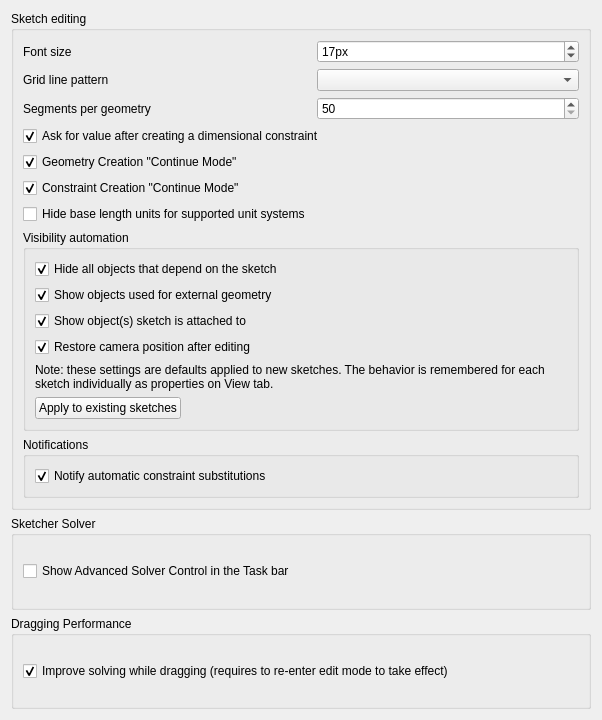
<?xml version="1.0" encoding="UTF-8"?>
<ui version="4.0">
 <class>SketcherGui::SketcherSettings</class>
 <widget class="QWidget" name="SketcherGui::SketcherSettings">
  <property name="geometry">
   <rect>
    <x>0</x>
    <y>0</y>
    <width>602</width>
    <height>720</height>
   </rect>
  </property>
  <property name="windowTitle">
   <string>General</string>
  </property>
  <layout class="QGridLayout" name="gridLayout_3">
   <item row="0" column="0">
    <widget class="QGroupBox" name="groupBox">
     <property name="title">
      <string>Sketch editing</string>
     </property>
     <layout class="QGridLayout" name="gridLayout">
      <item row="8" column="0" colspan="2">
       <widget class="QGroupBox" name="groupBox_5">
        <property name="enabled">
         <bool>true</bool>
        </property>
        <property name="sizePolicy">
         <sizepolicy hsizetype="Expanding" vsizetype="Minimum">
          <horstretch>0</horstretch>
          <verstretch>0</verstretch>
         </sizepolicy>
        </property>
        <property name="minimumSize">
         <size>
          <width>0</width>
          <height>0</height>
         </size>
        </property>
        <property name="maximumSize">
         <size>
          <width>16777215</width>
          <height>16777215</height>
         </size>
        </property>
        <property name="baseSize">
         <size>
          <width>0</width>
          <height>0</height>
         </size>
        </property>
        <property name="title">
         <string>Notifications</string>
        </property>
        <layout class="QVBoxLayout" name="verticalLayout_22">
         <item>
          <widget class="Gui::PrefCheckBox" name="checkBoxNotifyConstraintSubstitutions">
           <property name="toolTip">
            <string>Notify automatic constraint substitutions</string>
           </property>
           <property name="text">
            <string>Notify automatic constraint substitutions</string>
           </property>
           <property name="checked">
            <bool>true</bool>
           </property>
           <property name="prefEntry" stdset="0">
            <cstring>NotifyConstraintSubstitutions</cstring>
           </property>
           <property name="prefPath" stdset="0">
            <cstring>Mod/Sketcher/General</cstring>
           </property>
          </widget>
         </item>
        </layout>
       </widget>
      </item>
      <item row="0" column="0">
       <widget class="QLabel" name="label_6">
        <property name="minimumSize">
         <size>
          <width>182</width>
          <height>0</height>
         </size>
        </property>
        <property name="text">
         <string>Font size</string>
        </property>
       </widget>
      </item>
      <item row="0" column="1">
       <widget class="Gui::PrefSpinBox" name="EditSketcherFontSize">
        <property name="suffix">
         <string>px</string>
        </property>
        <property name="minimum">
         <number>1</number>
        </property>
        <property name="maximum">
         <number>100</number>
        </property>
        <property name="value">
         <number>17</number>
        </property>
        <property name="prefEntry" stdset="0">
         <cstring>EditSketcherFontSize</cstring>
        </property>
        <property name="prefPath" stdset="0">
         <cstring>View</cstring>
        </property>
       </widget>
      </item>
      <item row="1" column="1">
       <widget class="QComboBox" name="comboBox">
        <property name="currentIndex">
         <number>-1</number>
        </property>
       </widget>
      </item>
      <item row="3" column="0" colspan="2">
       <widget class="Gui::PrefCheckBox" name="dialogOnDistanceConstraint">
        <property name="text">
         <string>Ask for value after creating a dimensional constraint</string>
        </property>
        <property name="checked">
         <bool>true</bool>
        </property>
        <property name="prefEntry" stdset="0">
         <cstring>ShowDialogOnDistanceConstraint</cstring>
        </property>
        <property name="prefPath" stdset="0">
         <cstring>Mod/Sketcher</cstring>
        </property>
       </widget>
      </item>
      <item row="1" column="0">
       <widget class="QLabel" name="label_7">
        <property name="text">
         <string>Grid line pattern</string>
        </property>
       </widget>
      </item>
      <item row="4" column="0" colspan="2">
       <widget class="Gui::PrefCheckBox" name="continueMode">
        <property name="text">
         <string>Geometry Creation &quot;Continue Mode&quot;</string>
        </property>
        <property name="checked">
         <bool>true</bool>
        </property>
        <property name="prefEntry" stdset="0">
         <cstring>ContinuousCreationMode</cstring>
        </property>
        <property name="prefPath" stdset="0">
         <cstring>Mod/Sketcher</cstring>
        </property>
       </widget>
      </item>
      <item row="5" column="0" colspan="2">
       <widget class="Gui::PrefCheckBox" name="constraintMode">
        <property name="text">
         <string>Constraint Creation &quot;Continue Mode&quot;</string>
        </property>
        <property name="checked">
         <bool>true</bool>
        </property>
        <property name="prefEntry" stdset="0">
         <cstring>ContinuousConstraintMode</cstring>
        </property>
        <property name="prefPath" stdset="0">
         <cstring>Mod/Sketcher</cstring>
        </property>
       </widget>
      </item>
      <item row="7" column="0" colspan="2">
       <widget class="QGroupBox" name="groupBox_3">
        <property name="enabled">
         <bool>true</bool>
        </property>
        <property name="sizePolicy">
         <sizepolicy hsizetype="Expanding" vsizetype="Minimum">
          <horstretch>0</horstretch>
          <verstretch>0</verstretch>
         </sizepolicy>
        </property>
        <property name="minimumSize">
         <size>
          <width>0</width>
          <height>0</height>
         </size>
        </property>
        <property name="maximumSize">
         <size>
          <width>16777215</width>
          <height>16777215</height>
         </size>
        </property>
        <property name="baseSize">
         <size>
          <width>0</width>
          <height>0</height>
         </size>
        </property>
        <property name="title">
         <string>Visibility automation</string>
        </property>
        <layout class="QVBoxLayout" name="verticalLayout_2">
         <item>
          <widget class="Gui::PrefCheckBox" name="checkBoxTVHideDependent">
           <property name="toolTip">
            <string>When opening sketch, hide all features that depend on it.</string>
           </property>
           <property name="text">
            <string>Hide all objects that depend on the sketch</string>
           </property>
           <property name="checked">
            <bool>true</bool>
           </property>
           <property name="prefEntry" stdset="0">
            <cstring>HideDependent</cstring>
           </property>
           <property name="prefPath" stdset="0">
            <cstring>Mod/Sketcher/General</cstring>
           </property>
          </widget>
         </item>
         <item>
          <widget class="Gui::PrefCheckBox" name="checkBoxTVShowLinks">
           <property name="toolTip">
            <string>When opening sketch, show sources for external geometry links.</string>
           </property>
           <property name="text">
            <string>Show objects used for external geometry</string>
           </property>
           <property name="checked">
            <bool>true</bool>
           </property>
           <property name="prefEntry" stdset="0">
            <cstring>ShowLinks</cstring>
           </property>
           <property name="prefPath" stdset="0">
            <cstring>Mod/Sketcher/General</cstring>
           </property>
          </widget>
         </item>
         <item>
          <widget class="Gui::PrefCheckBox" name="checkBoxTVShowSupport">
           <property name="toolTip">
            <string>When opening sketch, show objects the sketch is attached to.</string>
           </property>
           <property name="text">
            <string>Show object(s) sketch is attached to</string>
           </property>
           <property name="checked">
            <bool>true</bool>
           </property>
           <property name="prefEntry" stdset="0">
            <cstring>ShowSupport</cstring>
           </property>
           <property name="prefPath" stdset="0">
            <cstring>Mod/Sketcher/General</cstring>
           </property>
          </widget>
         </item>
         <item>
          <widget class="Gui::PrefCheckBox" name="checkBoxTVRestoreCamera">
           <property name="toolTip">
            <string>When closing sketch, move camera back to where it was before sketch was opened.</string>
           </property>
           <property name="text">
            <string>Restore camera position after editing</string>
           </property>
           <property name="checked">
            <bool>true</bool>
           </property>
           <property name="prefEntry" stdset="0">
            <cstring>RestoreCamera</cstring>
           </property>
           <property name="prefPath" stdset="0">
            <cstring>Mod/Sketcher/General</cstring>
           </property>
          </widget>
         </item>
         <item>
          <widget class="QLabel" name="label_9">
           <property name="sizePolicy">
            <sizepolicy hsizetype="Preferred" vsizetype="Preferred">
             <horstretch>0</horstretch>
             <verstretch>0</verstretch>
            </sizepolicy>
           </property>
           <property name="text">
            <string>Note: these settings are defaults applied to new sketches. The behavior is remembered for each sketch individually as properties on View tab.</string>
           </property>
           <property name="alignment">
            <set>Qt::AlignBottom|Qt::AlignLeading|Qt::AlignLeft</set>
           </property>
           <property name="wordWrap">
            <bool>true</bool>
           </property>
          </widget>
         </item>
         <item>
          <widget class="QPushButton" name="btnTVApply">
           <property name="sizePolicy">
            <sizepolicy hsizetype="Fixed" vsizetype="Fixed">
             <horstretch>0</horstretch>
             <verstretch>0</verstretch>
            </sizepolicy>
           </property>
           <property name="toolTip">
            <string>Apply current smart visibility to all sketches in open documents (update properties to match).</string>
           </property>
           <property name="text">
            <string>Apply to existing sketches</string>
           </property>
          </widget>
         </item>
        </layout>
       </widget>
      </item>
      <item row="2" column="0">
       <widget class="QLabel" name="label_10">
        <property name="text">
         <string>Segments per geometry</string>
        </property>
       </widget>
      </item>
      <item row="2" column="1">
       <widget class="Gui::PrefSpinBox" name="SegmentsPerGeometry">
        <property name="minimum">
         <number>50</number>
        </property>
        <property name="maximum">
         <number>1000</number>
        </property>
        <property name="prefEntry" stdset="0">
         <cstring>SegmentsPerGeometry</cstring>
        </property>
        <property name="prefPath" stdset="0">
         <cstring>View</cstring>
        </property>
       </widget>
      </item>
      <item row="6" column="0">
       <widget class="Gui::PrefCheckBox" name="checkBoxHideUnits">
        <property name="toolTip">
         <string>Do not show base length units in sketches. Supports all unit systems except US Customary and Building US/Euro.</string>
        </property>
        <property name="text">
         <string>Hide base length units for supported unit systems</string>
        </property>
        <property name="prefEntry" stdset="0">
         <cstring>HideUnits</cstring>
        </property>
        <property name="prefPath" stdset="0">
         <cstring>Mod/Sketcher</cstring>
        </property>
       </widget>
      </item>
     </layout>
    </widget>
   </item>
   <item row="2" column="0">
    <widget class="QGroupBox" name="groupBox_2">
     <property name="title">
      <string>Sketcher Solver</string>
     </property>
     <layout class="QGridLayout" name="gridLayout_4">
      <item row="0" column="0">
       <widget class="Gui::PrefCheckBox" name="checkBoxAdvancedSolverTaskBox">
        <property name="text">
         <string>Show Advanced Solver Control in the Task bar</string>
        </property>
        <property name="prefEntry" stdset="0">
         <cstring>ShowSolverAdvancedWidget</cstring>
        </property>
        <property name="prefPath" stdset="0">
         <cstring>Mod/Sketcher</cstring>
        </property>
       </widget>
      </item>
     </layout>
    </widget>
   </item>
   <item row="3" column="0">
    <widget class="QGroupBox" name="groupBox_4">
     <property name="title">
      <string>Dragging Performance</string>
     </property>
     <layout class="QGridLayout" name="gridLayout_5" rowstretch="0,0" columnstretch="0,0">
      <item row="1" column="0" colspan="2">
       <widget class="Gui::PrefCheckBox" name="checkBoxRecalculateInitialSolutionWhileDragging">
        <property name="text">
         <string>Improve solving while dragging (requires to re-enter edit mode to take effect)</string>
        </property>
        <property name="checked">
         <bool>true</bool>
        </property>
        <property name="prefEntry" stdset="0">
         <cstring>RecalculateInitialSolutionWhileDragging</cstring>
        </property>
        <property name="prefPath" stdset="0">
         <cstring>Mod/Sketcher</cstring>
        </property>
       </widget>
      </item>
     </layout>
    </widget>
   </item>
  </layout>
 </widget>
 <customwidgets>
  <customwidget>
   <class>Gui::PrefSpinBox</class>
   <extends>QSpinBox</extends>
   <header>Gui/PrefWidgets.h</header>
  </customwidget>
  <customwidget>
   <class>Gui::PrefCheckBox</class>
   <extends>QCheckBox</extends>
   <header>Gui/PrefWidgets.h</header>
  </customwidget>
 </customwidgets>
 <tabstops>
  <tabstop>EditSketcherFontSize</tabstop>
  <tabstop>comboBox</tabstop>
  <tabstop>dialogOnDistanceConstraint</tabstop>
  <tabstop>continueMode</tabstop>
  <tabstop>checkBoxTVHideDependent</tabstop>
  <tabstop>checkBoxTVShowLinks</tabstop>
  <tabstop>checkBoxTVShowSupport</tabstop>
  <tabstop>checkBoxTVRestoreCamera</tabstop>
  <tabstop>btnTVApply</tabstop>
  <tabstop>checkBoxAdvancedSolverTaskBox</tabstop>
 </tabstops>
 <resources/>
 <connections/>
</ui>
